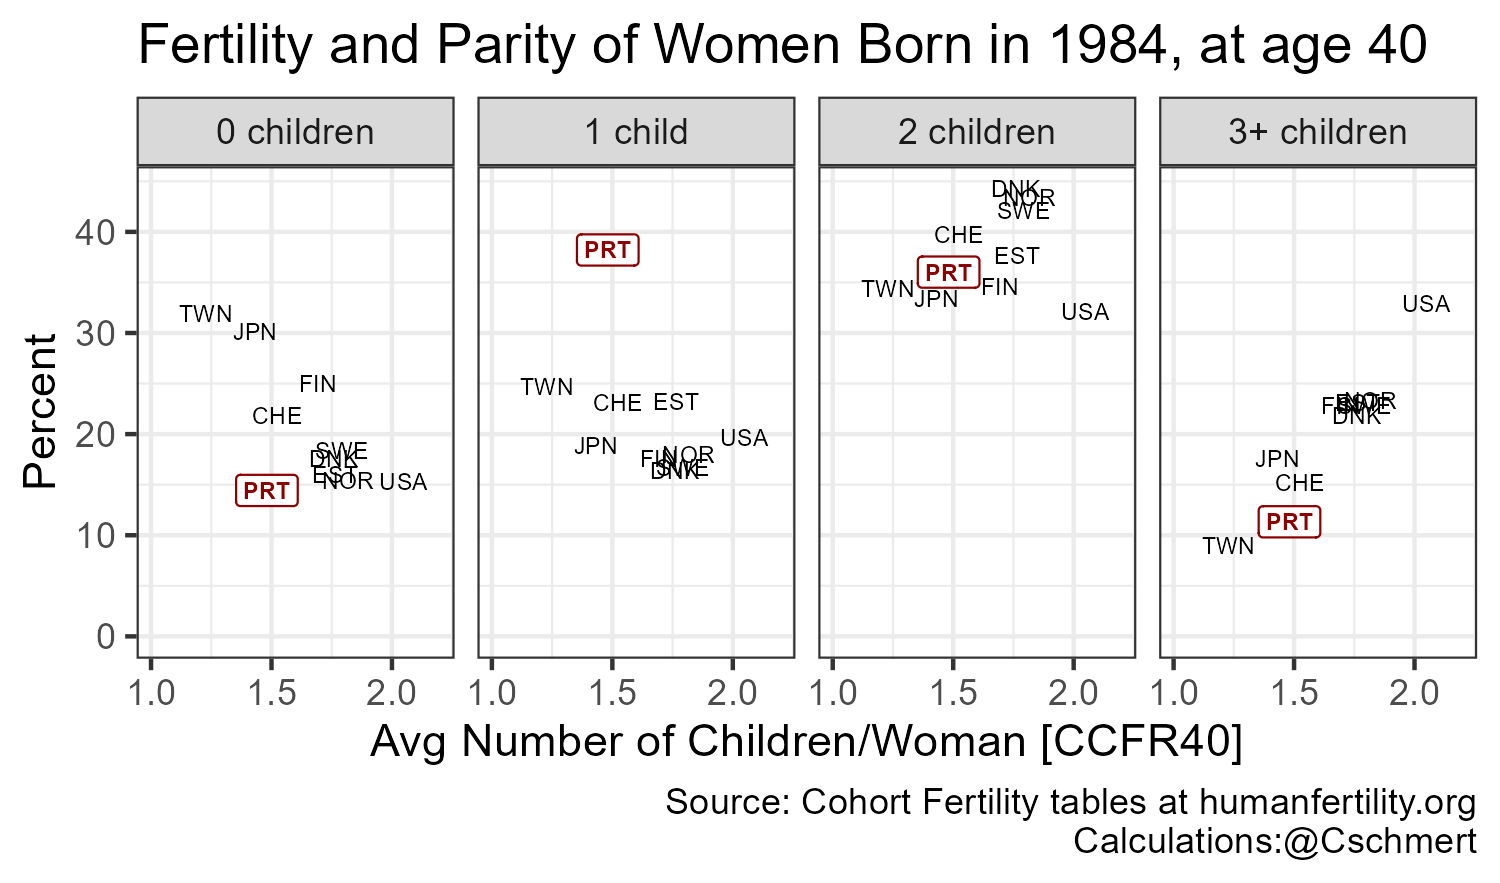

This chart was generated by the following R code:
library('tidyverse')
library('HMDHFDplus')

# create a list of countries with cohort fertility tables

clist = getHFDcountries()$CNTRY

df = tibble()

for (this_country in clist) {  
  print(this_country)
  ii = getHFDitemavail(CNTRY=this_country)$item
  avail = 'cft' %in% ii
  if (avail) {
    
    tmp1 = readHFDweb(CNTRY=this_country, item='cft', username=un, password=pw) %>% 
      select(Cohort, Age=x, starts_with('l')) %>% 
      add_column(CNTRY=this_country, .before=1) %>%
      filter(Age %in% c(30,35,40,45,50)) %>% 
      mutate(Age = as.numeric(Age)) 
    
    tmp2 = readHFDweb(CNTRY=this_country, item='ccfrVH', username=un, password=pw) %>% 
      select(Cohort, Age, CCFR) %>% 
      add_column(CNTRY=this_country, .before=1) 
    
    tmp = left_join(tmp1,tmp2, by=join_by(CNTRY,Cohort,Age))
    
    
    df = bind_rows(df, tmp)      
  }
}


info = tribble(
  ~par, ~var,
  '0 children' ,'l0x',
  '1 child'    ,'l1x',
  '2 children' ,'l2x',
  '3+ children','l3x'
)

x = df %>% 
  filter(Age==40, Cohort==1984) %>% 
  mutate(l3x = l3x+l4x) %>% 
  select(-l4x) %>% 
  pivot_longer(cols=starts_with('l'),
               names_to = 'var',
               values_to = 'value') %>% 
  left_join(info) %>% 
  mutate(pct = value/100) 

ggplot(data=x) +
  aes(x=CCFR, y=pct, label=CNTRY) +
  geom_text(size=2) +
  theme_bw() +
  scale_x_continuous(limits=c(1,2.2),
                     breaks=seq(1,2,.50)) +
  scale_y_continuous(limits=c(0,max(x$pct))) +
  labs(title='Fertility and Parity of Women Born in 1984, at age 40',
       x='Avg Number of Children/Woman [CCFR40]',
       y='Percent',
       caption='Source: Cohort Fertility tables at humanfertility.org\nCalculations:@Cschmert') +
  facet_grid(~par) +
  geom_label(data=filter(x,CNTRY=='PRT'),
             color='darkred',size=2,
             fontface='bold')

ggsave(filename='hfd-cohort-fertility-tables.png')
